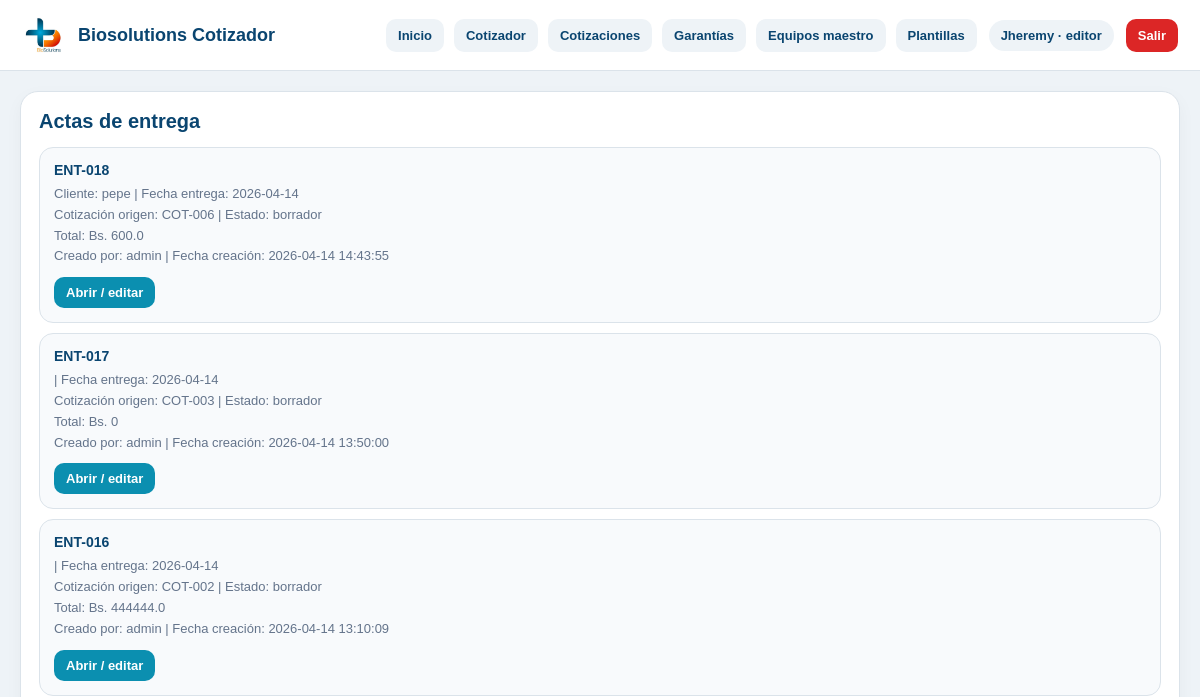
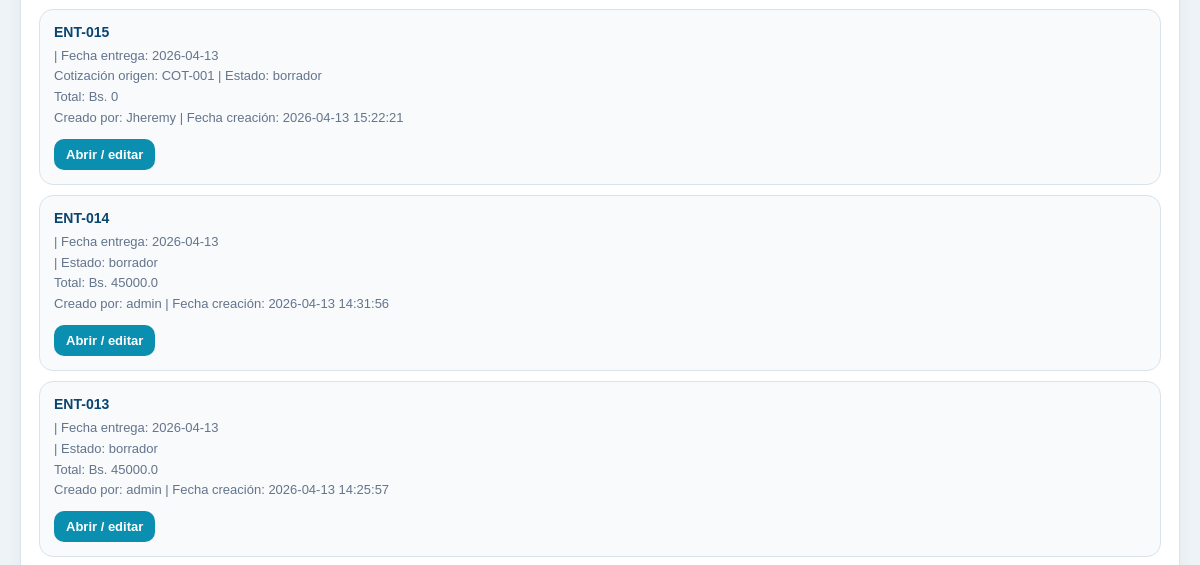
The page /entregas (signed in, upper part) on the database as committed earlier (2 pictures, top to bottom).
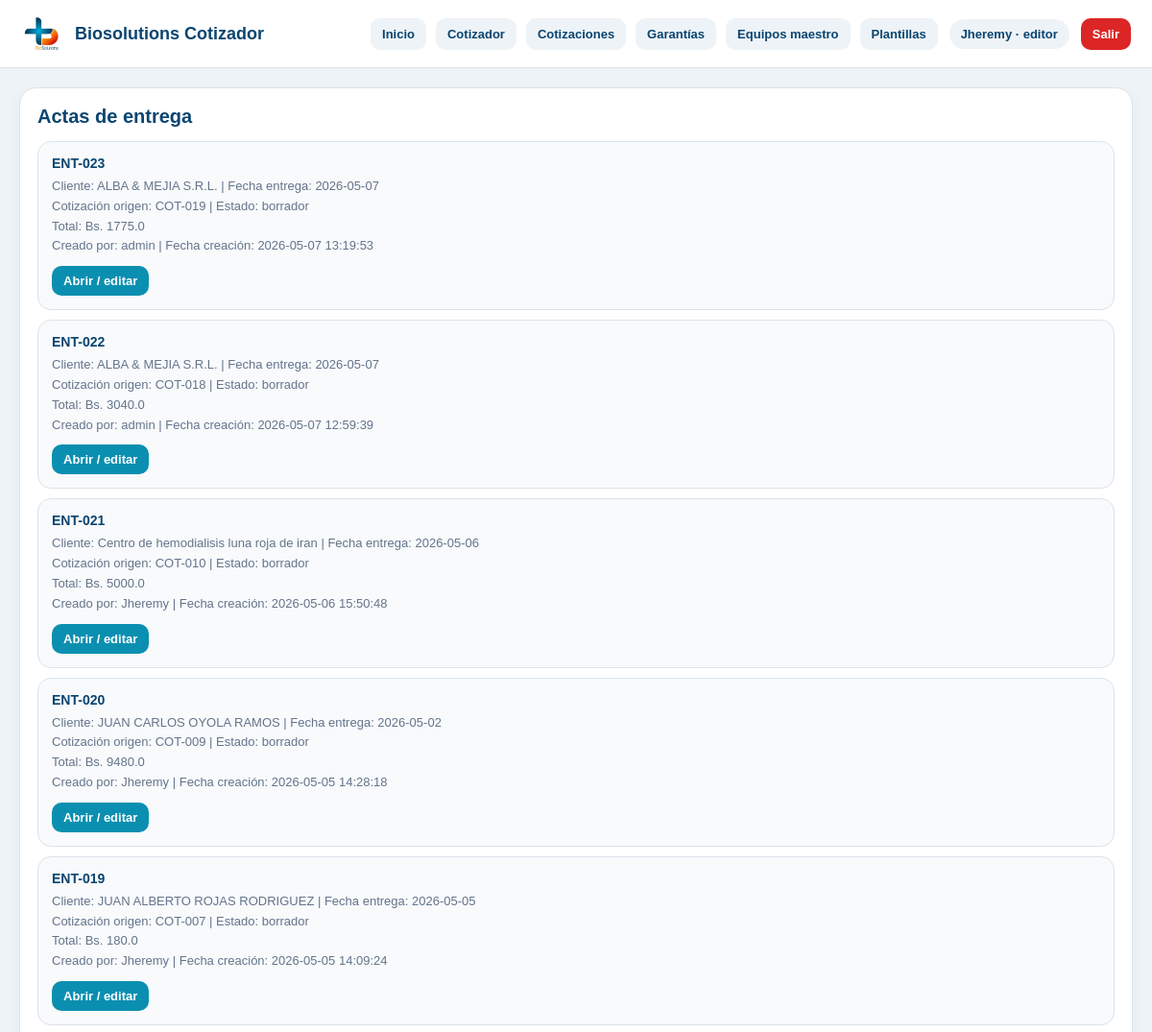
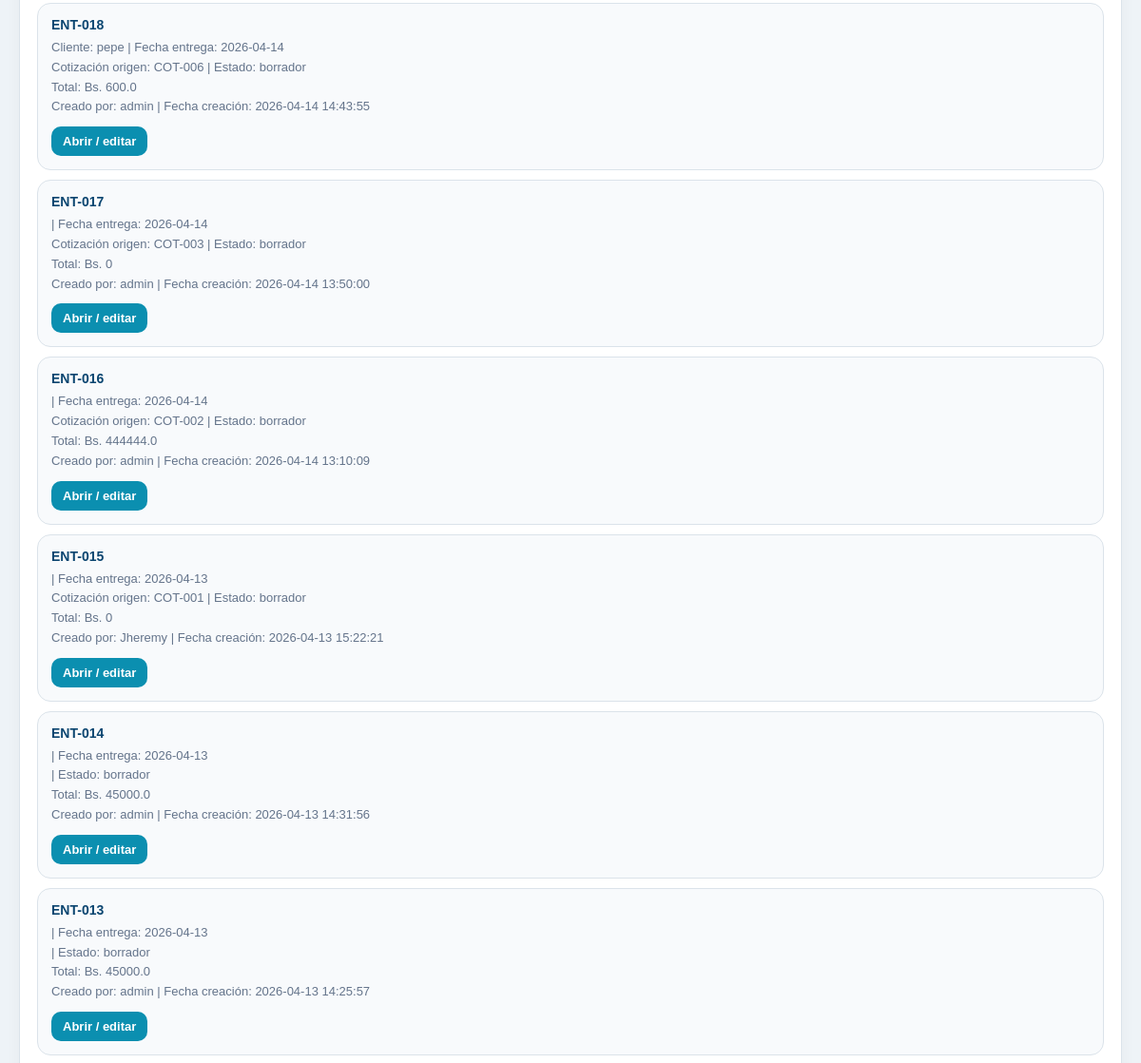
The same page on the database as committed later (2 pictures, top to bottom).
### tables this page shows
CREATE TABLE entregas (
            id INTEGER PRIMARY KEY AUTOINCREMENT,
            cotizacion_id INTEGER NOT NULL,
            numero_entrega TEXT,
            fecha_entrega TEXT,
            cliente_nombre TEXT,
            cliente_documento TEXT,
            recibe_nombre TEXT,
            entrega_nombre TEXT,
            entrega_documento_texto TEXT,
            texto_intro TEXT,
            total REAL DEFAULT 0,
            payload_json TEXT,
            estado TEXT DEFAULT 'borrador',
            creado_por_user_id INTEGER,
            actualizado_por_user_id INTEGER,
            creado_en TEXT DEFAULT CURRENT_TIMESTAMP,
            actualizado_en TEXT DEFAULT CURRENT_TIMESTAMP
        );

CREATE TABLE cotizaciones (
    id INTEGER PRIMARY KEY AUTOINCREMENT,
    numero TEXT,
    fecha TEXT,
    cliente TEXT,
    atencion TEXT,
    ciudad TEXT,
    validez TEXT,
    forma_pago TEXT,
    observaciones TEXT,
    moneda TEXT DEFAULT 'BOB',
    total REAL DEFAULT 0,
    estado TEXT DEFAULT 'borrador'
, payload_json TEXT, creado_por_user_id INTEGER, actualizado_por_user_id INTEGER, creado_en TEXT, actualizado_en TEXT, estado_documental TEXT DEFAULT 'borrador');

CREATE TABLE usuarios (
    id INTEGER PRIMARY KEY AUTOINCREMENT,
    username TEXT NOT NULL UNIQUE,
    password_hash TEXT NOT NULL,
    nombre TEXT,
    rol TEXT NOT NULL DEFAULT 'editor',
    activo INTEGER NOT NULL DEFAULT 1,
    creado_en TEXT NOT NULL DEFAULT CURRENT_TIMESTAMP
);

### app.py (the view)
@app.route("/entregas")
@login_required
def entregas_page():
    conn = get_db_connection()
    ensure_auth_schema(conn)
    entregas = conn.execute("""
        SELECT
            e.*,
            c.numero AS cotizacion_numero,
            uc.username AS creado_por_username,
            ua.username AS actualizado_por_username
        FROM entregas e
        LEFT JOIN cotizaciones c ON c.id = e.cotizacion_id
        LEFT JOIN usuarios uc ON uc.id = e.creado_por_user_id
        LEFT JOIN usuarios ua ON ua.id = e.actualizado_por_user_id
        ORDER BY e.id DESC
    """).fetchall()
    conn.close()
    return render_template("entregas.html", entregas=entregas, active_page="entregas")

### app.py (called while the page is built)
def get_db_connection():
    conn = sqlite3.connect(DB_PATH, timeout=10)
    conn.row_factory = sqlite3.Row
    return conn

def ensure_payload_json_column(conn):
    columns = conn.execute("PRAGMA table_info(cotizaciones)").fetchall()
    column_names = [col["name"] for col in columns]
    if "payload_json" not in column_names:
        conn.execute("ALTER TABLE cotizaciones ADD COLUMN payload_json TEXT")
        conn.commit()

def ensure_users_table(conn):
    conn.execute("""
        CREATE TABLE IF NOT EXISTS usuarios (
            id INTEGER PRIMARY KEY AUTOINCREMENT,
            username TEXT NOT NULL UNIQUE,
            password_hash TEXT NOT NULL,
            nombre TEXT,
            rol TEXT NOT NULL DEFAULT 'editor',
            activo INTEGER NOT NULL DEFAULT 1,
            creado_en TEXT NOT NULL DEFAULT CURRENT_TIMESTAMP
        )
    """)
    conn.commit()

def ensure_documentos_schema(conn):
    ensure_payload_json_column(conn)
    ensure_cotizaciones_audit_columns(conn)
    ensure_cotizacion_documental_column(conn)
    ensure_entregas_table(conn)
    ensure_garantias_table(conn)

def ensure_auth_schema(conn):
    ensure_users_table(conn)
    ensure_documentos_schema(conn)

### templates/entregas.html (shortened to what this page needs)
{% extends "base.html" %}
{% block content %}
<section class="page-card">
  <h2>Actas de entrega</h2>
  {% if entregas %}
    <div class="lib-list">
      {% for e in entregas %}
        <div class="lib-card">
          <strong>{{ e["numero_entrega"] or "Sin número" }}</strong>
          <span>
            {% if e["cliente_nombre"] %}Cliente: {{ e["cliente_nombre"] }}{% endif %}
            {% if e["fecha_entrega"] %} | Fecha entrega: {{ e["fecha_entrega"] }}{% endif %}
          </span>
          <span>
            {% if e["cotizacion_numero"] %}Cotización origen: {{ e["cotizacion_numero"] }}{% endif %}
            | Estado: {{ e["estado"] or "borrador" }}
          </span>
          <span>
            Total: Bs. {{ e["total"] or 0 }}
          </span>
           <span>
            Creado por: {{ e["creado_por_username"] or "N/D" }}
            {% if e["creado_en"] %} | Fecha creación: {{ e["creado_en"] }}{% endif %}
          </span>
          <div class="actions">
            <a href="{{ url_for('entrega_detail_page', entrega_id=e['id']) }}">Abrir / editar</a>
          </div>
        </div>
      {% endfor %}
    </div>
  {% else %}
    <p class="tiny-note">Todavía no hay actas de entrega generadas.</p>
  {% endif %}
</section>
{% endblock %}

Rows that differ between the two databases and show on the page:
added entregas: numero_entrega "ENT-023", cliente_nombre "ALBA & MEJIA S.R.L.", fecha_entrega "2026-05-07", cotizacion_numero "COT-019", estado "borrador", total "1775.0", username "admin", creado_en "2026-05-07 13:19:53"
added entregas: numero_entrega "ENT-022", cliente_nombre "ALBA & MEJIA S.R.L.", fecha_entrega "2026-05-07", cotizacion_numero "COT-018", estado "borrador", total "3040.0", username "admin", creado_en "2026-05-07 12:59:39"
added entregas: numero_entrega "ENT-021", cliente_nombre "Centro de hemodialisis luna roja de iran", fecha_entrega "2026-05-06", cotizacion_numero "COT-010", estado "borrador", total "5000.0", username "Jheremy", creado_en "2026-05-06 15:50:48"
added entregas: numero_entrega "ENT-020", cliente_nombre "JUAN CARLOS OYOLA RAMOS", fecha_entrega "2026-05-02", cotizacion_numero "COT-009", estado "borrador", total "9480.0", username "Jheremy", creado_en "2026-05-05 14:28:18"
added entregas: numero_entrega "ENT-019", cliente_nombre "JUAN ALBERTO ROJAS RODRIGUEZ", fecha_entrega "2026-05-05", cotizacion_numero "COT-007", estado "borrador", total "180.0", username "Jheremy", creado_en "2026-05-05 14:09:24"
